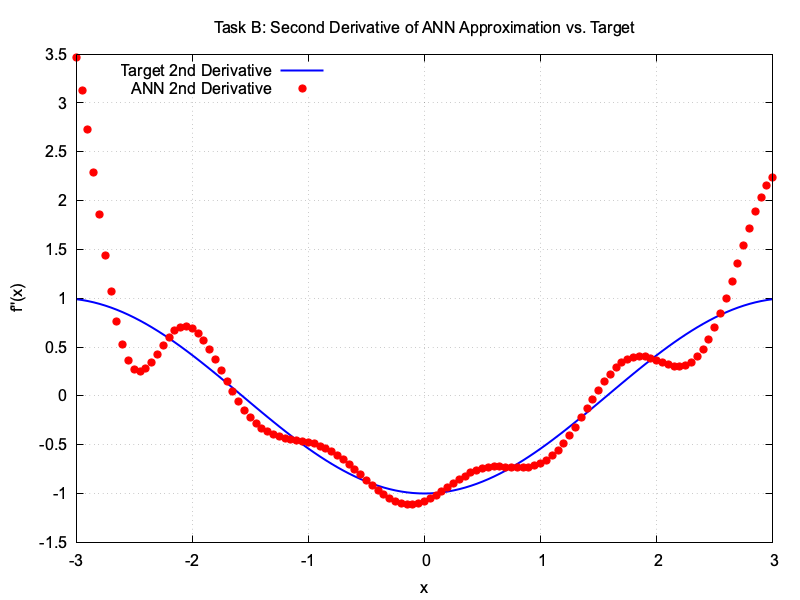

The script that saved this image:
set terminal pngcairo size 800,600 enhanced font "Arial,12"
set xlabel 'x'
set ylabel "f''(x)"
set grid
set key top left
set output 'plot_dderiv.png'
set title 'Task B: Second Derivative of ANN Approximation vs. Target'
plot \
    'true_dderiv.txt' using 1:2 with lines lc rgb 'blue' lw 2 title 'Target 2nd Derivative', \
    'ann_dderiv.txt' using 1:2 with points lc rgb 'red' pt 7 ps 1.2 title 'ANN 2nd Derivative'
